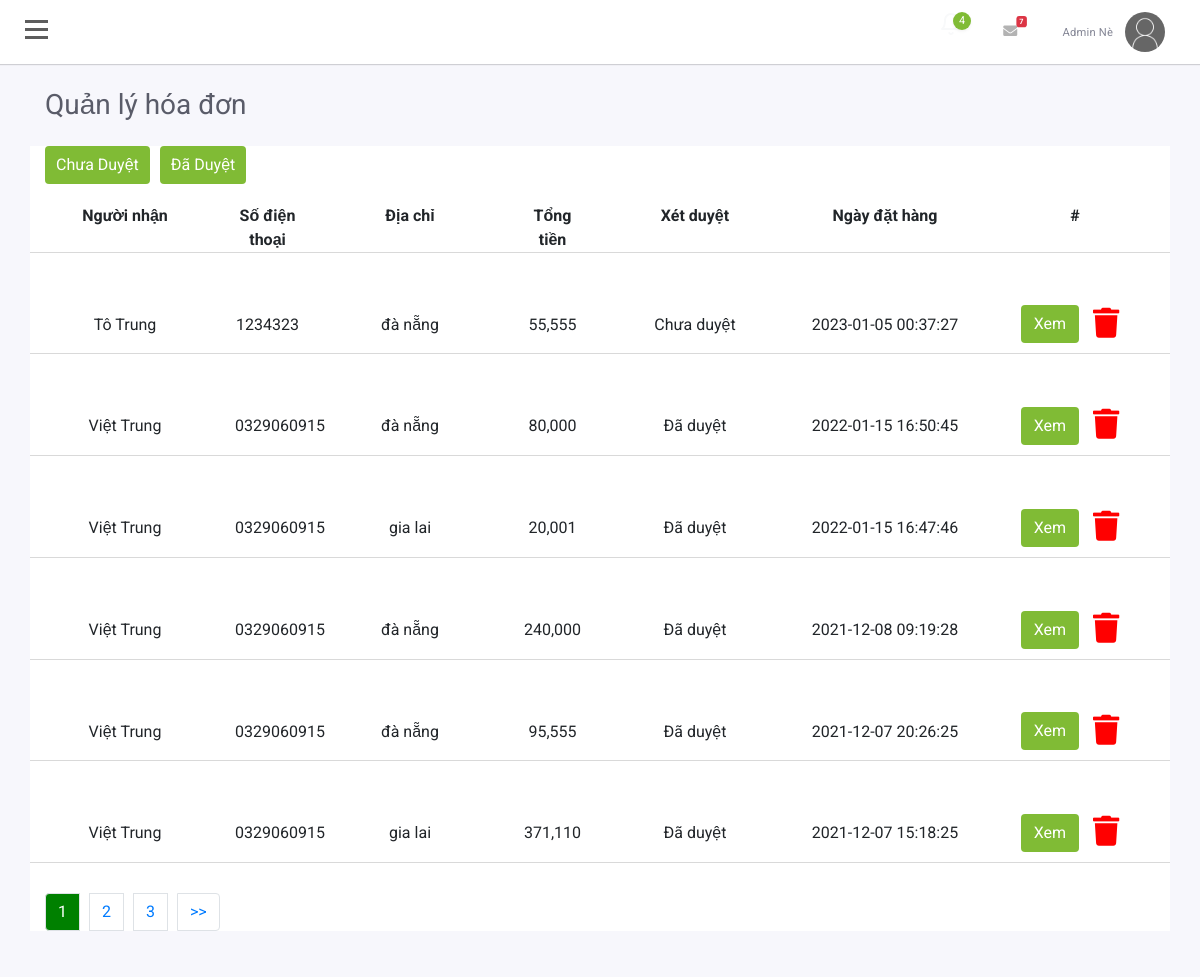
Page /Admin/index.php?mod=invoice (signed in) on the committed database.
### tables this page shows
CREATE TABLE `hoadon` (
  `MaHD` int(11) NOT NULL,
  `MaND` int(11) NOT NULL,
  `NguoiNhan` varchar(50) NOT NULL,
  `Email` varchar(50) NOT NULL,
  `SDT` varchar(20) NOT NULL,
  `DiaChi` varchar(100) NOT NULL,
  `TongTien` double NOT NULL,
  `TrangThai` int(11) NOT NULL,
  `NgayLap` datetime NOT NULL
);

### Admin/MVC/Models/Connection.php (called while the page is built, shortened)
<?php
    class Connection{
        function __construct()
        {
            $severname ="localhost";
            $username ="root";
            $password ="";
            $db_name ="shopraucu";
            $this->conn = new mysqli($severname,$username,$password,$db_name);
        }
    }
?>

### Admin/MVC/Models/model.php (called while the page is built, shortened)
<?php
require_once("Connection.php");
class Model
{
    var $conn;
    var $table;
    var $contens;
    function __construct()
    {
        $conn_obj = new Connection();
        $this->conn = $conn_obj->conn;
    }
    function limit_all($a, $b)
    {
        $query =  "SELECT * from $this->table  ORDER BY $this->contens DESC limit $a,$b";
        require("result.php");
        return $data;
    }
    function count()
    {
        $query = "SELECT COUNT($this->contens) as tong FROM $this->table";
        return $this->conn->query($query)->fetch_assoc();
    }
}

### Admin/MVC/Models/result.php (called while the page is built)
<?php
$result = $this->conn->query($query);
$data = array();
while ($row = $result->fetch_assoc()) {
    $data[] = $row;
}
?>

### Admin/MVC/Views/invoice/list.php (the view, shortened to what this page needs)
<div class="container">
                            <div class="row">
                                <div class="col-md-12 mt-lg-4 mt-4">
                                    <div class="d-sm-flex align-items-center justify-content-between mb-4">
                                        <h1 class="h3 mb-0 text-gray-800">Quản lý hóa đơn</h1>
                                    </div>
                                </div>
                            </div>
                        </div>
                        <div class="container"  style="background-color: #fff;">
                            <div class="row">
                                <div class="col-md-12">
                                    <ul class="nav nav-pills">
                                        <li class="nav-item">
                                            <a class="nav-link btn <?=  $_GET['trangthai']=='0' ? 'active2' : '' ?>" href="?mod=invoice&xuly=list&trangthai=0">Chưa duyệt</a>
                                        </li>
                                        <li class="nav-item">
                                            <a class="nav-link btn <?= $_GET['trangthai']=='1' ? 'active2' : '' ?>" href="?mod=invoice&xuly=list&trangthai=1">Đã duyệt</a>
                                        </li>
                                    </ul>
                                </div>
                            </div>
                            <div class="row row1">
                                <div class="col-md-2">
                                    <b>Người nhận</b>
                                </div>
                                <div class="col-md-1">
                                    <b>Số điện thoại</b>
                                </div>
                                <div class="col-md-2">
                                    <b>Địa chỉ</b>
                                </div>
                                <div class="col-md-1">
                                    <b>Tổng tiền</b>
                                </div>
                                <div class="col-md-2">
                                    <b>Xét duyệt</b>
                                </div>
                                <div class="col-md-2">
                                    <b>Ngày đặt hàng</b>
                                </div>
                                <div class="col-md-2">
                                    <b>#</b>
                                </div>
                            </div>
                            <?php foreach($data as $row) : ?>
                                <div class="row row2">
                                    <div class="col-md-2">
                                        <p class="cap_gh"><?= $row['NguoiNhan'] ?></p>
                                    </div>
                                    <div class="col-md-1">
                                        <p class="cap_gh"><?= $row['SDT'] ?></p>
                                    </div>
                                    <div class="col-md-2">
                                        <p class="cap_gh"><?= $row['DiaChi'] ?></p>
                                    </div>
                                    <div class="col-md-1">
                                        <p class="cap_gh"><?= number_format($row['TongTien']) ?></p>
                                    </div>
                                    <div class="col-md-2">
                                        <p class="cap_gh"><?= $row['TrangThai']==1 ? "Đã duyệt" : "Chưa duyệt" ; ?></p>
                                    </div>
                                    <div class="col-md-2">
                                        <p class="cap_gh"><?= $row['NgayLap'] ?></p>
                                    </div>
                                    <div class="col-md-2">
                                        <a href="?mod=invoice&xuly=detail&id=<?= $row['MaHD']?>" class="btn" id="icon3" title="">Xem</a>
                                        <a  href="?mod=invoice&xuly=delete&id=<?= $row['MaHD'] ?>" onclick="return confirm('Bạn có chắc chắn không?');"><i class="fa fa-trash" id="icon2" ></i></a>
                                    </div>
                                </div>
                            <?php endforeach; ?>
                            <div style="margin-top: 30px" >
                                <ul class="pagination">
                                    <?php if($total_page>=2){
                                        if(isset($TrangThai)) {
                                            if($page>1) { ?>
                                               <li class="page-item"><a class="page-link" href="?mod=invoice&xuly=list&trangthai=<?= $TrangThai ?>&page=<?= $page-1 ?>"><<</a></li>
                                        <?php }
                                            for($i=1 ; $i<= $total_page ;$i++) {?>
                                               <li class="page-item"><a class="page-link <?php if($page==$i) echo 'active1'?>" href="?mod=invoice&xuly=list&trangthai=<?= $TrangThai ?>&page=<?= $i ?>"><?php echo $i ?></a></li>
                                        <?php }
                                            if($page<$total_page-1) { ?>
                                                <li class="page-item"><a class="page-link" href="?mod=invoice&xuly=list&trangthai=<?= $TrangThai ?>&page=<?= $page+1?>">>></a></li>
                                        <?php }
                                       }else {
                                            if($page>1) { ?>
                                        <?php }
                                            for($i=1 ; $i<= $total_page ;$i++) {?>
                                                <li class="page-item"><a class="page-link <?php if($page==$i) echo 'active1'?>" href="?mod=invoice&xuly=list&page=<?= $i ?>"><?php echo $i ?></a></li>
                                        <?php }
                                             if($page<$total_page-1) { ?>
                                            <li class="page-item"><a class="page-link" href="?mod=invoice&xuly=list&page=<?= $page+1?>">>></a></li>
                                        <?php } ?>
                                    <?php } ?>
                                <?php } ?>
                                </ul>
                            </div>
                        </div>
                        <div class="container-fluid" style="background-color: #f7f7fc;height: 30px" ></div>

### Admin/public/js/admin.css (style rules this page uses)
body { position: relative; overflow-x:hidden; background: #f7f7fc; font-family: 'Roboto', sans-serif; }
body, html { height: 100%; }
.nav-item .nav-link { display:block; color:white!important; text-transform:capitalize; text-decoration: none; padding:6px 10px; transition:0.4s ease; }
.text-gray-800 { color: #5a5c69!important; font-size: 1.75rem; font-weight: 400; line-height: 1.2; }
a { margin-right: 10px; }
a { color: #fff; }
.row1,.row2 { margin-top: 20px; text-align: center; border-bottom: 1px solid #d9d9d9; }
.cap_gh { padding-top: 40px; text-align: center; }
#icon3 { margin-bottom: 10px; }
#icon2 { font-size: 30px; padding-top: 35px; color: red; }
.active1 { background-color: #008000; color: #fff; }
.btn { text-decoration: none; color: #fff; background-color: #80bb35; }

### rows in the picture
hoadon: NguoiNhan "Tô Trung", SDT "1234323", DiaChi "đà nẵng", TongTien "55,555", TrangThai "Chưa duyệt", NgayLap "2023-01-05 00:37:27"
hoadon: NguoiNhan "Việt Trung", SDT "0329060915", DiaChi "đà nẵng", TongTien "80,000", TrangThai "Đã duyệt", NgayLap "2022-01-15 16:50:45"
hoadon: NguoiNhan "Việt Trung", SDT "0329060915", DiaChi "gia lai", TongTien "20,001", TrangThai "Đã duyệt", NgayLap "2022-01-15 16:47:46"
hoadon: NguoiNhan "Việt Trung", SDT "0329060915", DiaChi "đà nẵng", TongTien "240,000", TrangThai "Đã duyệt", NgayLap "2021-12-08 09:19:28"
hoadon: NguoiNhan "Việt Trung", SDT "0329060915", DiaChi "đà nẵng", TongTien "95,555", TrangThai "Đã duyệt", NgayLap "2021-12-07 20:26:25"
hoadon: NguoiNhan "Việt Trung", SDT "0329060915", DiaChi "gia lai", TongTien "371,110", TrangThai "Đã duyệt", NgayLap "2021-12-07 15:18:25"

### other values in the picture
$_SESSION['login']['Ho'] "Admin"
$_SESSION['login']['Ten'] "Nè"
